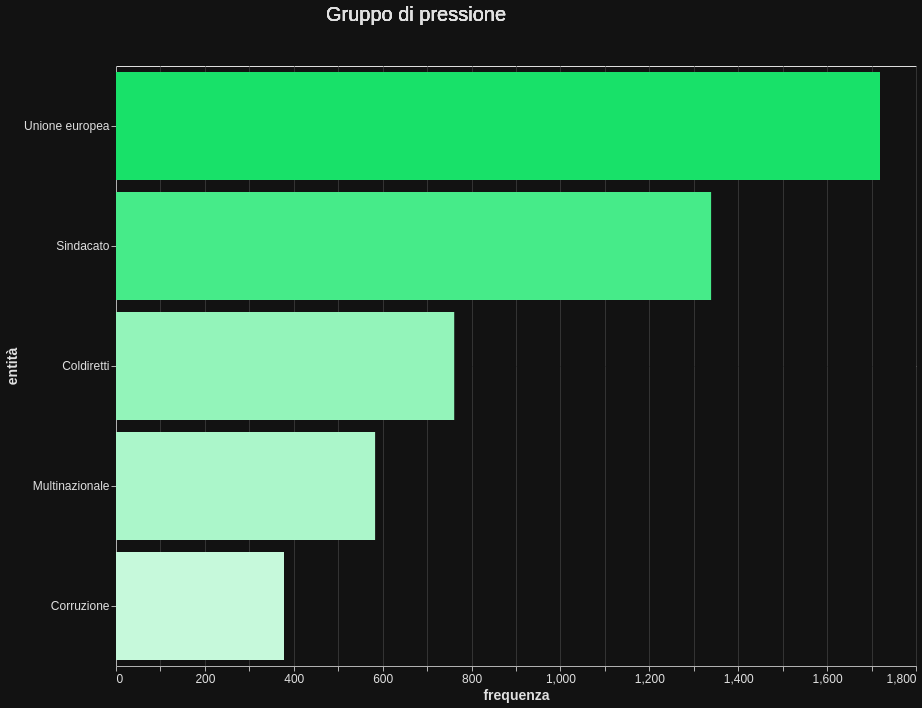

Describe this chart as a Vega-Lite specification.
### Vega-Lite specification from a JSON file in a GitHub repository (floating-point values rounded to 4 significant figures)
{"$schema": "https://vega.github.io/schema/vega-lite/v5.17.0.json", "config": {"axis": {"domainColor": "#B0B0B0", "gridColor": "#333333", "labelColor": "#E0E0E0", "labelFontSize": 12, "tickColor": "#B0B0B0", "titleColor": "#E0E0E0", "titleFontSize": 14}, "background": "#121212", "legend": {"labelColor": "#E0E0E0", "titleColor": "#E0E0E0"}, "mark": {"color": "#1f77b4"}, "title": {"color": "#E0E0E0", "fontSize": 20}}, "data": {"name": "data-d77a7879f30713ad73f3323785f17260"}, "datasets": {"data-d77a7879f30713ad73f3323785f17260": [{"group": "Agricoltura", "name": "Agricoltura", "value": 7060}, {"group": "Agricoltura", "name": "Allevamento", "value": 435}, {"group": "Agricoltura", "name": "Industria", "value": 217}, {"group": "Agricoltura", "name": "Pesca (attività)", "value": 160}, {"group": "Agricoltura", "name": "Artigianato", "value": 44}, {"group": "Europa", "name": "Italia", "value": 7971}, {"group": "Europa", "name": "Germania", "value": 1290}, {"group": "Europa", "name": "Francia", "value": 1142}, {"group": "Europa", "name": "Spagna", "value": 242}, {"group": "Europa", "name": "Ucraina", "value": 181}, {"group": "Religione", "name": "Dio", "value": 4166}, {"group": "Religione", "name": "Verità", "value": 455}, {"group": "Religione", "name": "Libertà", "value": 412}, {"group": "Religione", "name": "Giustizia", "value": 264}, {"group": "Religione", "name": "Coraggio", "value": 212}, {"group": "Società", "name": "Politica", "value": 1826}, {"group": "Società", "name": "Lavoro", "value": 1074}, {"group": "Società", "name": "Governo", "value": 916}, {"group": "Società", "name": "Famiglia", "value": 493}, {"group": "Società", "name": "Tradizione", "value": 482}, {"group": "Suolo", "name": "Alimento", "value": 823}, {"group": "Suolo", "name": "Letame", "value": 756}, {"group": "Suolo", "name": "Frutta", "value": 696}, {"group": "Suolo", "name": "Grano", "value": 692}, {"group": "Suolo", "name": "Trattore agricolo", "value": 555}, {"group": "Gruppo di pressione", "name": "Unione europea", "value": 1719}, {"group": "Gruppo di pressione", "name": "Sindacato", "value": 1339}, {"group": "Gruppo di pressione", "name": "Coldiretti", "value": 761}, {"group": "Gruppo di pressione", "name": "Multinazionale", "value": 583}, {"group": "Gruppo di pressione", "name": "Corruzione", "value": 378}, {"group": "Roma", "name": "Bruxelles", "value": 1026}, {"group": "Roma", "name": "Provincia di Siena", "value": 437}, {"group": "Roma", "name": "Sicilia", "value": 391}, {"group": "Roma", "name": "Sanremo", "value": 238}, {"group": "Roma", "name": "Sardegna", "value": 222}]}, "params": [{"bind": {"input": "select", "name": "Seleziona argomento ", "options": ["Agricoltura", "Europa", "Gruppo di pressione", "Religione", "Roma", "Società", "Suolo"]}, "name": "SelectGroup", "select": {"fields": ["group"], "type": "point"}, "value": "Gruppo di pressione", "views": ["view_6"]}], "vconcat": [{"encoding": {"text": {"field": "group", "type": "nominal"}}, "height": 30, "mark": {"align": "center", "color": "#E0E0E0", "dy": -15, "fontSize": 20, "type": "text"}, "transform": [{"filter": {"param": "SelectGroup"}}], "width": 600}, {"height": 600, "layer": [{"encoding": {"color": {"field": "value", "legend": null, "scale": {"interpolate": "hsl", "scheme": ["#c6f9db", "#18E169"]}, "type": "quantitative"}, "tooltip": [{"field": "value", "type": "quantitative"}], "x": {"field": "value", "title": "frequenza", "type": "quantitative"}, "y": {"field": "name", "sort": "-x", "title": "entità", "type": "nominal"}}, "mark": {"type": "bar"}, "name": "view_6", "transform": [{"filter": {"param": "SelectGroup"}}]}], "width": 800}]}
